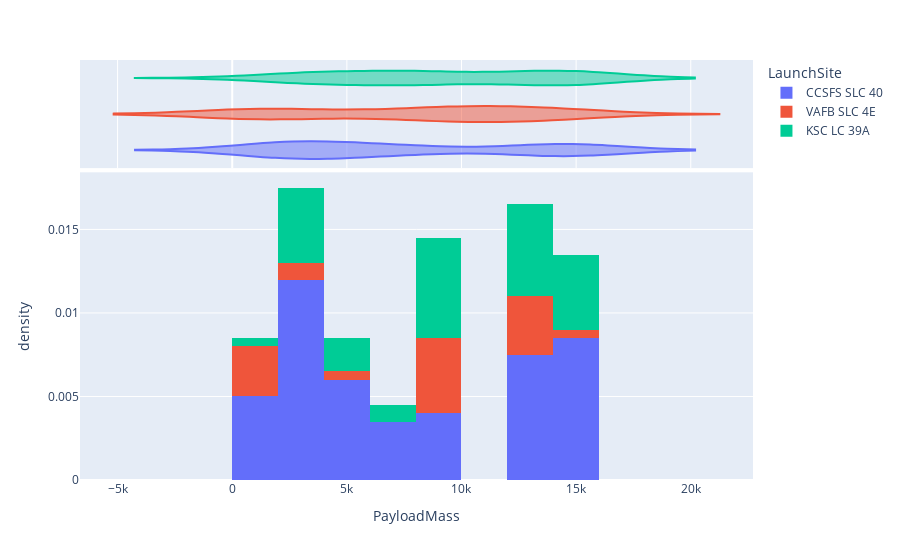

The notebook cell this image was saved under:
### Code cell
fig = ptly.histogram(data, x='PayloadMass', color='LaunchSite', 
                   histnorm='density', marginal='violin')

# Show the plot
fig.show()

### Figure 1 — Plotly figure (JSON) as saved in the notebook; plotly's stock layout.template omitted (floating-point values rounded to 4 significant figures)
{"data": [{"alignmentgroup": "True", "bingroup": "x", "histnorm": "density", "hovertemplate": "LaunchSite=CCSFS SLC 40<br>PayloadMass=%{x}<br>density=%{y}<extra></extra>", "legendgroup": "CCSFS SLC 40", "marker": {"color": "#636efa", "pattern": {"shape": ""}}, "name": "CCSFS SLC 40", "offsetgroup": "CCSFS SLC 40", "orientation": "v", "showlegend": true, "type": "histogram", "x": [8184.0, 525, 677, 3170, 3325, 2296, 1316, 4535, 4428, 2216, 2395, 570, 1898, 4707, 2477, 2034, 5271, 3136, 4696, 3100, 2257, 4600, 5500, 2205, 8184.0, 4230, 6092, 2760, 350, 5384.0, 2410, 7076, 5800, 7060, 2573, 4400, 2482, 13200, 2228.0, 6500, 15600, 5000, 6800, 15600, 15600, 15600, 1977, 15600, 15600, 3880, 8184.0, 15600, 1600, 15600, 3681, 15600, 7000, 3500, 8184.0, 15600, 15600, 15600, 15600, 15600, 15600, 15600, 15600, 7000, 3681, 8184.0, 13260, 13260, 3500, 8184.0, 2240, 13260, 13260, 13260, 8184.0, 13260, 13260, 13260, 8184.0, 3938, 700, 3500, 13260, 13260, 13260, 678, 13260, 13260, 13260], "xaxis": "x", "yaxis": "y"}, {"alignmentgroup": "True", "hovertemplate": "LaunchSite=CCSFS SLC 40<br>PayloadMass=%{x}<extra></extra>", "legendgroup": "CCSFS SLC 40", "marker": {"color": "#636efa"}, "name": "CCSFS SLC 40", "offsetgroup": "CCSFS SLC 40", "scalegroup": "x", "showlegend": false, "type": "violin", "x": [8184.0, 525, 677, 3170, 3325, 2296, 1316, 4535, 4428, 2216, 2395, 570, 1898, 4707, 2477, 2034, 5271, 3136, 4696, 3100, 2257, 4600, 5500, 2205, 8184.0, 4230, 6092, 2760, 350, 5384.0, 2410, 7076, 5800, 7060, 2573, 4400, 2482, 13200, 2228.0, 6500, 15600, 5000, 6800, 15600, 15600, 15600, 1977, 15600, 15600, 3880, 8184.0, 15600, 1600, 15600, 3681, 15600, 7000, 3500, 8184.0, 15600, 15600, 15600, 15600, 15600, 15600, 15600, 15600, 7000, 3681, 8184.0, 13260, 13260, 3500, 8184.0, 2240, 13260, 13260, 13260, 8184.0, 13260, 13260, 13260, 8184.0, 3938, 700, 3500, 13260, 13260, 13260, 678, 13260, 13260, 13260], "xaxis": "x2", "yaxis": "y2"}, {"alignmentgroup": "True", "bingroup": "x", "histnorm": "density", "hovertemplate": "LaunchSite=VAFB SLC 4E<br>PayloadMass=%{x}<br>density=%{y}<extra></extra>", "legendgroup": "VAFB SLC 4E", "marker": {"color": "#EF553B", "pattern": {"shape": ""}}, "name": "VAFB SLC 4E", "offsetgroup": "VAFB SLC 4E", "orientation": "v", "showlegend": true, "type": "histogram", "x": [500, 553, 9600, 9600, 475, 9600, 9600, 9600, 9600, 2800, 4000, 9600, 1425, 1440, 15600, 670, 13260, 8184.0, 13260, 8184.0, 13260, 2200, 13260, 13260, 13260, 13260], "xaxis": "x", "yaxis": "y"}, {"alignmentgroup": "True", "hovertemplate": "LaunchSite=VAFB SLC 4E<br>PayloadMass=%{x}<extra></extra>", "legendgroup": "VAFB SLC 4E", "marker": {"color": "#EF553B"}, "name": "VAFB SLC 4E", "offsetgroup": "VAFB SLC 4E", "scalegroup": "x", "showlegend": false, "type": "violin", "x": [500, 553, 9600, 9600, 475, 9600, 9600, 9600, 9600, 2800, 4000, 9600, 1425, 1440, 15600, 670, 13260, 8184.0, 13260, 8184.0, 13260, 2200, 13260, 13260, 13260, 13260], "xaxis": "x2", "yaxis": "y2"}, {"alignmentgroup": "True", "bingroup": "x", "histnorm": "density", "hovertemplate": "LaunchSite=KSC LC 39A<br>PayloadMass=%{x}<br>density=%{y}<extra></extra>", "legendgroup": "KSC LC 39A", "marker": {"color": "#00cc96", "pattern": {"shape": ""}}, "name": "KSC LC 39A", "offsetgroup": "KSC LC 39A", "orientation": "v", "showlegend": true, "type": "histogram", "x": [2490, 5600, 5300, 8184.0, 6070, 2708, 3669, 6761, 2910, 4990, 5200, 3700, 3750, 3000, 12259, 8184.0, 15600, 15600, 9525, 15600, 15600, 15600, 8184.0, 2972, 15600, 15600, 15600, 8184.0, 15600, 3328, 8184.0, 8184.0, 12519, 330, 8184.0, 13260, 13260, 13260, 13260, 8184.0, 8184.0, 13260, 13260, 13260, 8184.0, 13260, 13260, 8184.0], "xaxis": "x", "yaxis": "y"}, {"alignmentgroup": "True", "hovertemplate": "LaunchSite=KSC LC 39A<br>PayloadMass=%{x}<extra></extra>", "legendgroup": "KSC LC 39A", "marker": {"color": "#00cc96"}, "name": "KSC LC 39A", "offsetgroup": "KSC LC 39A", "scalegroup": "x", "showlegend": false, "type": "violin", "x": [2490, 5600, 5300, 8184.0, 6070, 2708, 3669, 6761, 2910, 4990, 5200, 3700, 3750, 3000, 12259, 8184.0, 15600, 15600, 9525, 15600, 15600, 15600, 8184.0, 2972, 15600, 15600, 15600, 8184.0, 15600, 3328, 8184.0, 8184.0, 12519, 330, 8184.0, 13260, 13260, 13260, 13260, 8184.0, 8184.0, 13260, 13260, 13260, 8184.0, 13260, 13260, 8184.0], "xaxis": "x2", "yaxis": "y2"}], "layout": {"barmode": "relative", "legend": {"title": {"text": "LaunchSite"}, "tracegroupgap": 0}, "margin": {"t": 60}, "xaxis": {"anchor": "y", "domain": [0, 1], "title": {"text": "PayloadMass"}}, "xaxis2": {"anchor": "y2", "domain": [0, 1], "matches": "x", "showgrid": true, "showticklabels": false}, "yaxis": {"anchor": "x", "domain": [0, 0.7326], "title": {"text": "density"}}, "yaxis2": {"anchor": "x2", "domain": [0.7426, 1], "matches": "y2", "showgrid": false, "showline": false, "showticklabels": false, "ticks": ""}}}
